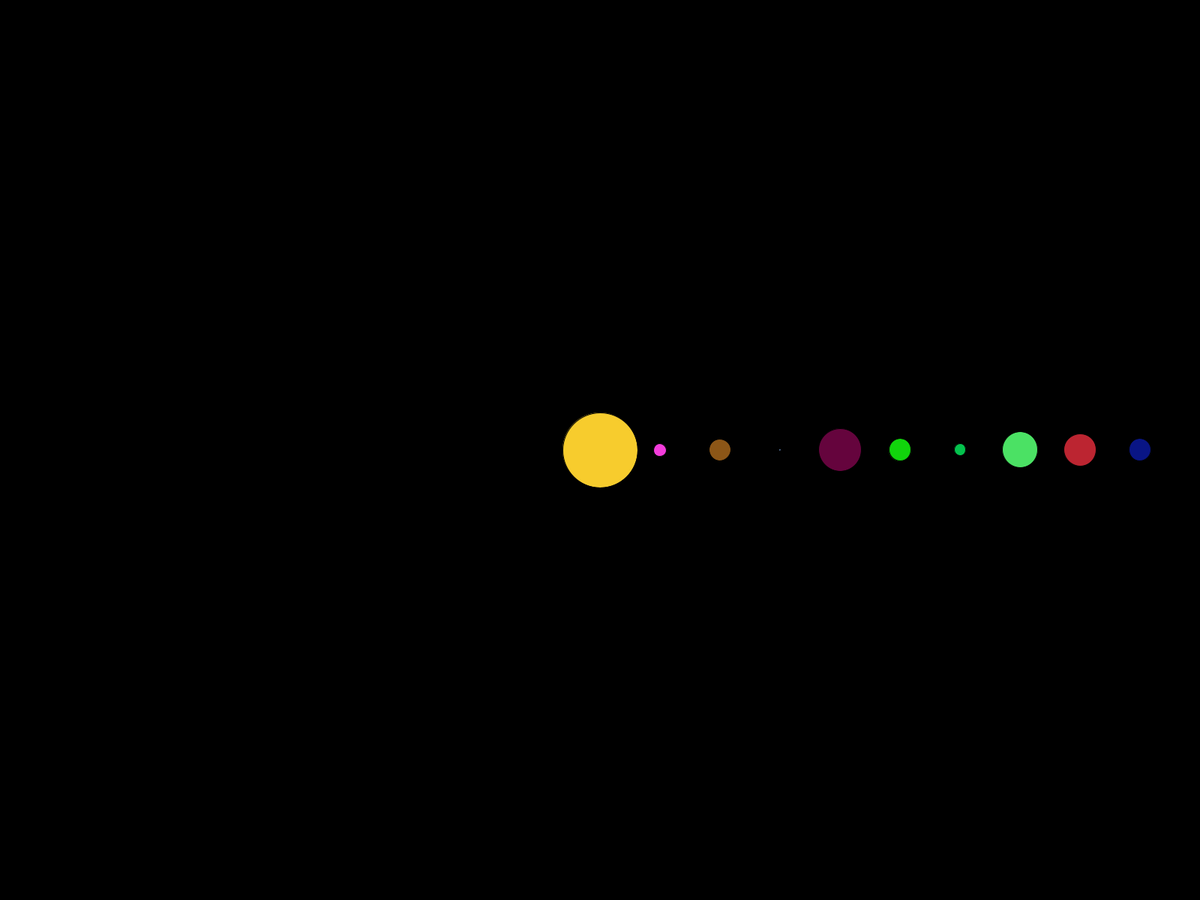
Frame 1 (no input)
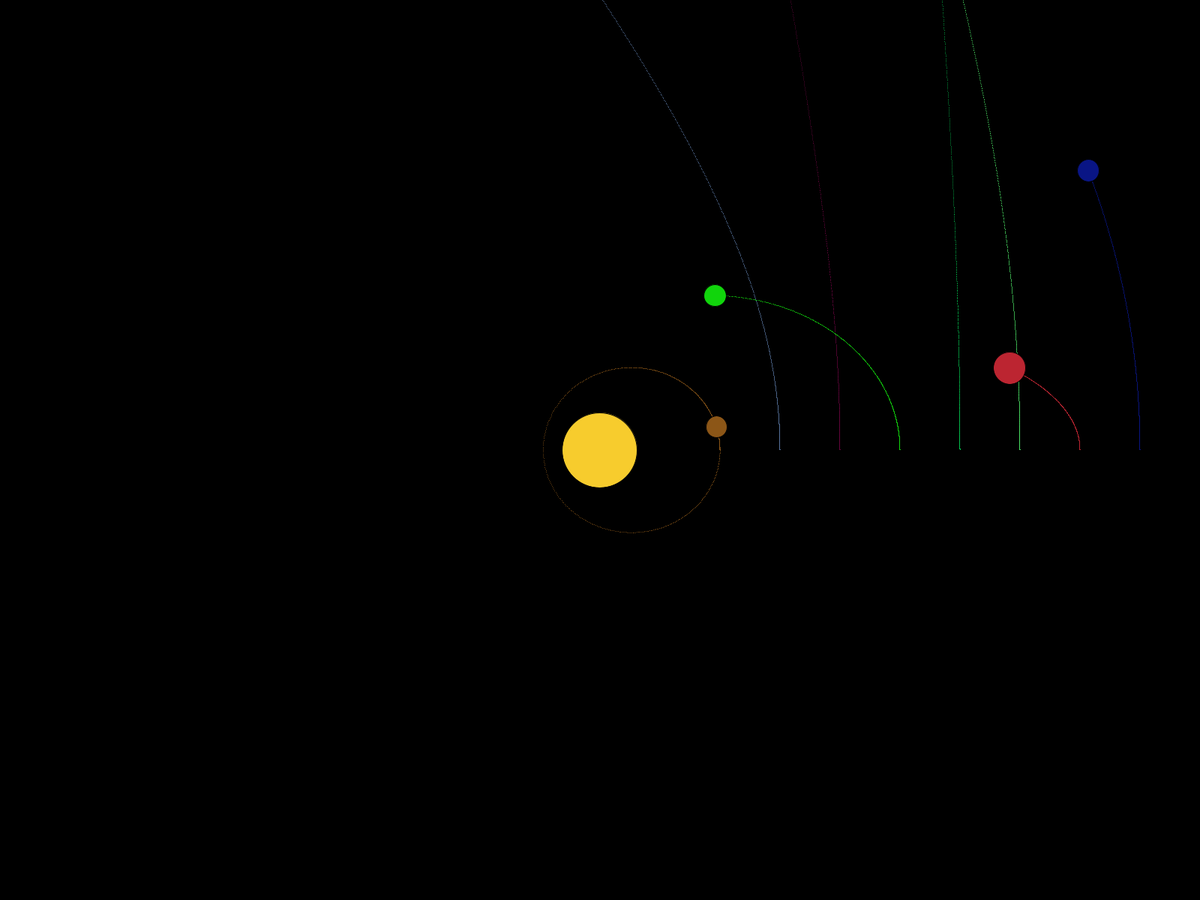
Frame 60 (the mouse pressed at the canvas centre just before this capture)
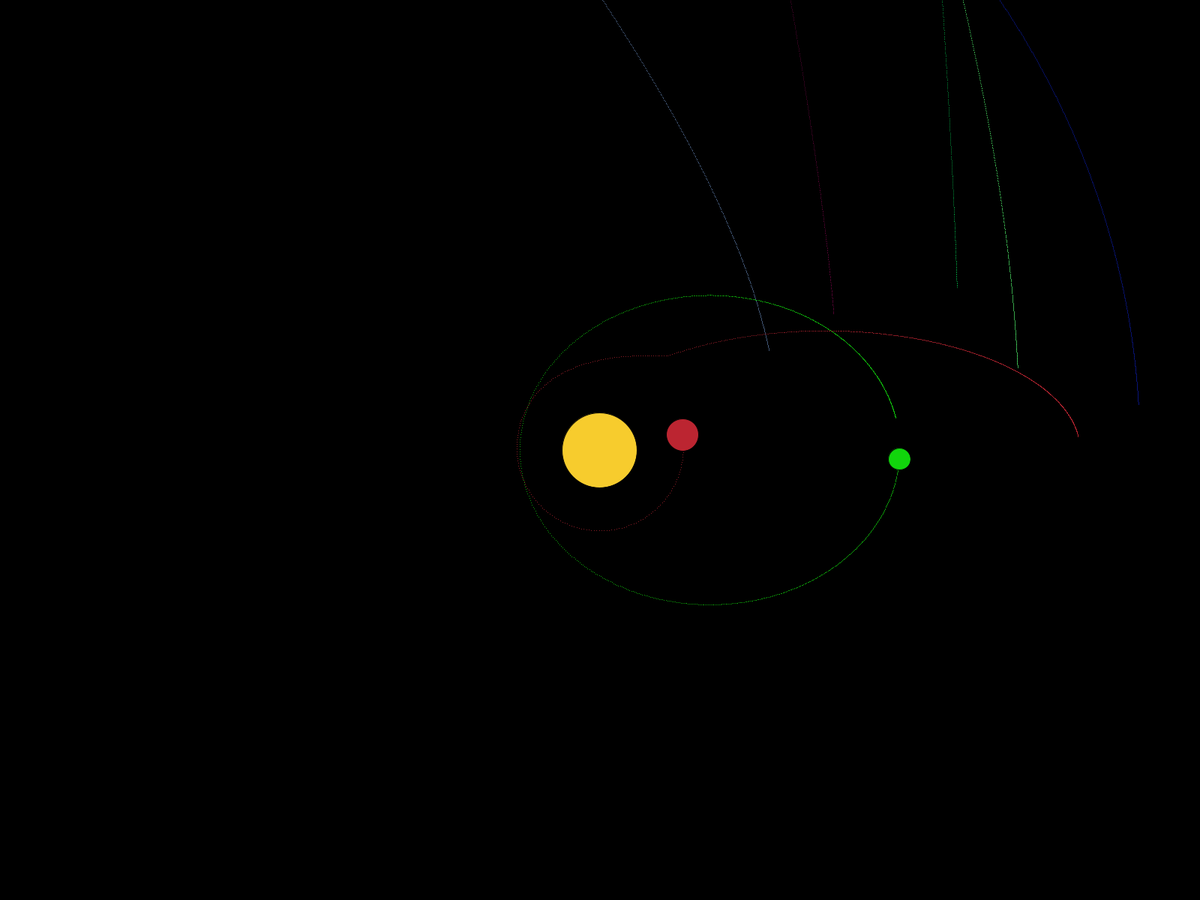
Frame 120 (the mouse held since frame 60 and released just before this capture)

The Processing sketch that drew these frames (run headless with seeded random() and noise(); from frame 60 on, the mouse is pressed at the canvas centre):

// Processing sketch: aula07_1_simulacao_sistema_solar
// ── aula07_1_simulacao_sistema_solar.pde
CorpoCeleste[] sistema = new CorpoCeleste[10]; // Array para armazenar os corpos celestes //<>//
float G = 1; // Constante gravitacional
PVector zero = new PVector(0,0); // Vetor zero para inicialização
float zoom = 1; // Variável para controle de zoom
int dx = 0, dy = 0; // Variáveis para controle de deslocamento

void setup(){
  //size(1000, 800); // Define o tamanho da janela
  fullScreen();
  background(0); // Define a cor de fundo
  
  // Inicializa os corpos celestes
  for(int i = 1; i < sistema.length; i++){
    //PVector pos = new PVector(random(-width/2,width/2), 0); // Posição aleatória
    PVector pos = new PVector(i*800/sistema.length, 0); // Posição distribuída
    PVector vel = new PVector(0, random(-2, 2)); // Velocidade aleatória
    PVector acel = zero.copy(); // Aceleração inicial é zero
    
    sistema[i] = new CorpoCeleste(pos, vel, acel, random(0.1,3)); // Cria um novo corpo celeste
  }
  sistema[0] = new CorpoCeleste(zero, zero, zero, 332900, 100, color(#F7CC2D)); // Cria o Sol

  thread("update"); // Inicia a thread de atualização
}

void update()
{
  int tempo = millis(); // Tempo inicial
  
  while(true){
    int ntempo = millis(); // Tempo atual
    if(ntempo - tempo < 1) continue; // Se o tempo não avançou, continua o loop
    
    atualizaForca(); // Atualiza as forças
    verificaColisao(); // Verifica colisões
    
    // Atualiza a posição e velocidade de cada corpo celeste
    for(int i = 0; i < sistema.length; i++) sistema[i].update((ntempo-tempo)/1000.0); 
    delay(1); // Delay para controle de velocidade de execução
  }
}

void verificaColisao(){
  // Verifica colisões entre todos os pares de corpos celestes
  for(int i = 0; i < sistema.length; i++){
    for(int j = i+1; j < sistema.length; j++){
      CorpoCeleste p1 = sistema[i];
      CorpoCeleste p2 = sistema[j];
        
      float dist = PVector.dist(p1.pos, p2.pos)*2; // Calcula a distância entre os corpos celestes
       
      // Se a distância for menor que a soma dos raios, um dos corpos celestes é desativado
      if(dist < p1.raio + p2.raio)
      {
        if(p1.massa > p2.massa){
          p2.ativo = false;
          
          
          //Conservacao do momentum
          p1.vel = PVector.mult(PVector.add(PVector.mult(p1.vel, p1.massa), PVector.mult(p2.vel, p2.massa)),1/(p1.massa+p2.massa));
          p1.massa += p2.massa;
        }
        else {
          p1.ativo = false;
          
          p2.vel = PVector.mult(PVector.add(PVector.mult(p1.vel, p1.massa), PVector.mult(p2.vel, p2.massa)),1/(p1.massa+p2.massa));
          p2.massa += p1.massa;
        }
      }
    }
  }
}

void atualizaForca(){
  // Zera a força de todos os corpos celestes
  for(int i = 0; i < sistema.length; i++) sistema[i].zeraForca();
    
  // Calcula a força entre todos os pares de corpos celestes
  for(int i = 0; i < sistema.length; i++){
    for(int j = i+1; j < sistema.length; j++){
      CorpoCeleste p1 = sistema[i];
      CorpoCeleste p2 = sistema[j];
        
      if(!p1.ativo || !p2.ativo) continue; // Se algum dos corpos celestes não está ativo, continua o loop
        
      PVector r = PVector.sub(p1.pos,p2.pos); // Calcula o vetor de posição relativa
      float d = r.mag()*50; // Calcula a distância
        
      if (d < 1) continue; // Se a distância é muito pequena, continua o loop
       
      // Calcula a força de acordo com a lei da gravitação universal
      PVector f = r.copy().normalize().mult(G * p1.massa * p2.massa / (d * d)); 
          
      // Adiciona a força aos corpos celestes
      p2.adiconaForca(f);
      p1.adiconaForca(f.mult(-1)); 
    }
  } 
}

void draw(){
  translate(width/2+dx, height/2+dy); // Translada o sistema de coordenadas
  scale(zoom); // Aplica o zoom
  background(0); // Limpa o fundo
  for(int i = 0; i < sistema.length; i++) sistema[i].show();  // Desenha os corpos celestes
}

void mouseWheel(MouseEvent event) {
  float e = event.getCount(); // Lê o movimento do scroll do mouse
  if(e < 0) zoom*=2; // Se o scroll foi para cima, aumenta o zoom
  else zoom/=2; // Se o scroll foi para baixo, diminui o zoom
}

void mouseDragged(MouseEvent event){
  dx += mouseX - pmouseX; // Atualiza o deslocamento em x
  dy += mouseY - pmouseY; // Atualiza o deslocamento em y
}

// ── corpoCeleste.pde
class CorpoCeleste {
  float raio, massa; // Define o raio e a massa do corpo celeste
  color cor; // Define a cor do corpo celeste
  PVector pos, vel, acel; // Define a posição, velocidade e aceleração do corpo celeste
  Boolean ativo = true; // Define se o corpo celeste está ativo
  ArrayList<PVector> rastro = new ArrayList<PVector>(); // Lista para armazenar o rastro do corpo celeste
  
  // Construtor para criar um corpo celeste com uma cor aleatória e raio proporcional à massa
  CorpoCeleste(PVector pos, PVector vel, PVector acel, float massa){
    this.pos = pos;
    this.vel = vel;
    this.acel = acel;
    this.raio = massa*20;
    this.cor = color((int)random(256),(int)random(256),(int)random(256));
    this.massa = massa;
  }
  
  // Construtor para criar um corpo celeste com cor, raio e massa definidos
  CorpoCeleste(PVector pos, PVector vel, PVector acel, float massa, float raio, color cor){
    this.pos = pos;
    this.vel = vel;
    this.acel = acel;
    this.massa = massa;
    this.raio = raio;
    this.cor = cor;
  }
  
  // Método para zerar a força aplicada ao corpo celeste
  void zeraForca(){
    acel = new PVector(0, 0);
  }
  
  // Método para adicionar uma força ao corpo celeste
  void adiconaForca(PVector forca){
    acel = PVector.add(acel, forca.mult(1/massa));
  }
  
  // Método para atualizar a posição e velocidade do corpo celeste
  void update(float dt){
    vel = PVector.add(vel, PVector.mult(acel, dt));
    pos = PVector.add(pos, PVector.mult(vel,  dt));
    
    synchronized(this){
      rastro.add(pos);
      
      // Limita o tamanho do rastro a 100 pontos
      if(rastro.size() > 1000) rastro.remove(0);
    }
  }
  
  // Método para exibir o corpo celeste e seu rastro
  void show(){
    if(!ativo) return;
    fill(cor);
    stroke(cor);
    synchronized(this){
      for(int k = 0; k < rastro.size(); k++) point(rastro.get(k).x, rastro.get(k).y);
    }
    stroke(0);
    ellipse(pos.x, pos.y, raio, raio);    
  }
}
